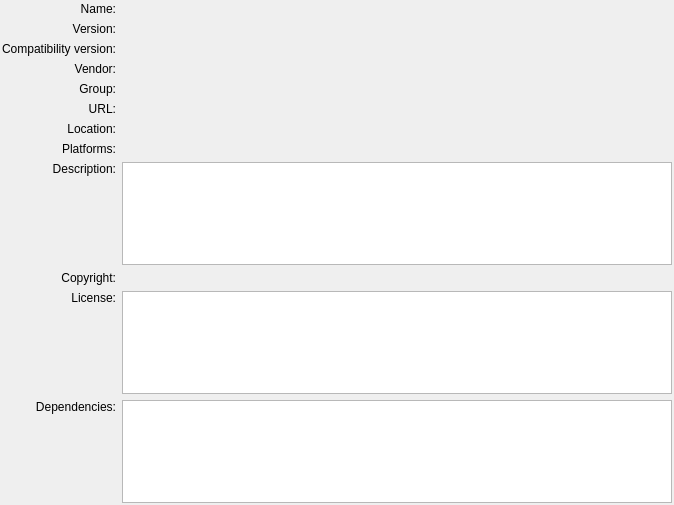
<?xml version="1.0" encoding="UTF-8"?>
<ui version="4.0">
 <class>Widgets::PluginDetailsView</class>
 <widget class="QWidget" name="Widgets::PluginDetailsView">
  <property name="geometry">
   <rect>
	<x>0</x>
	<y>0</y>
	<width>674</width>
	<height>505</height>
   </rect>
  </property>
  <layout class="QGridLayout">
   <property name="leftMargin">
	<number>2</number>
   </property>
   <property name="topMargin">
	<number>2</number>
   </property>
   <property name="rightMargin">
	<number>2</number>
   </property>
   <property name="bottomMargin">
	<number>2</number>
   </property>
   <item row="7" column="1">
	<widget class="QLabel" name="platforms"/>
   </item>
   <item row="8" column="0">
	<layout class="QVBoxLayout">
	 <item>
	  <widget class="QLabel" name="label_8">
	   <property name="text">
		<string>Description:</string>
	   </property>
	   <property name="alignment">
		<set>Qt::AlignRight|Qt::AlignTrailing|Qt::AlignVCenter</set>
	   </property>
	   <property name="textInteractionFlags">
		<set>Qt::LinksAccessibleByMouse|Qt::TextSelectableByMouse</set>
	   </property>
	  </widget>
	 </item>
	 <item>
	  <spacer>
	   <property name="orientation">
		<enum>Qt::Vertical</enum>
	   </property>
	   <property name="sizeHint" stdset="0">
		<size>
		 <width>20</width>
		 <height>40</height>
		</size>
	   </property>
	  </spacer>
	 </item>
	</layout>
   </item>
   <item row="1" column="1">
	<widget class="QLabel" name="version">
	 <property name="textInteractionFlags">
	  <set>Qt::LinksAccessibleByMouse|Qt::TextSelectableByMouse</set>
	 </property>
	</widget>
   </item>
   <item row="0" column="0">
	<widget class="QLabel" name="label">
	 <property name="text">
	  <string>Name:</string>
	 </property>
	 <property name="alignment">
	  <set>Qt::AlignRight|Qt::AlignTrailing|Qt::AlignVCenter</set>
	 </property>
	 <property name="textInteractionFlags">
	  <set>Qt::LinksAccessibleByMouse|Qt::TextSelectableByMouse</set>
	 </property>
	</widget>
   </item>
   <item row="2" column="0">
	<widget class="QLabel" name="label_3">
	 <property name="text">
	  <string>Compatibility version:</string>
	 </property>
	 <property name="alignment">
	  <set>Qt::AlignRight|Qt::AlignTrailing|Qt::AlignVCenter</set>
	 </property>
	 <property name="textInteractionFlags">
	  <set>Qt::LinksAccessibleByMouse|Qt::TextSelectableByMouse</set>
	 </property>
	</widget>
   </item>
   <item row="10" column="1">
	<widget class="QTextEdit" name="license">
	 <property name="tabChangesFocus">
	  <bool>true</bool>
	 </property>
	 <property name="readOnly">
	  <bool>true</bool>
	 </property>
	</widget>
   </item>
   <item row="11" column="0">
	<layout class="QVBoxLayout">
	 <item>
	  <widget class="QLabel" name="label_10">
	   <property name="text">
		<string>Dependencies:</string>
	   </property>
	   <property name="alignment">
		<set>Qt::AlignRight|Qt::AlignTrailing|Qt::AlignVCenter</set>
	   </property>
	   <property name="textInteractionFlags">
		<set>Qt::LinksAccessibleByMouse|Qt::TextSelectableByMouse</set>
	   </property>
	  </widget>
	 </item>
	 <item>
	  <spacer>
	   <property name="orientation">
		<enum>Qt::Vertical</enum>
	   </property>
	   <property name="sizeHint" stdset="0">
		<size>
		 <width>20</width>
		 <height>40</height>
		</size>
	   </property>
	  </spacer>
	 </item>
	</layout>
   </item>
   <item row="0" column="1">
	<widget class="QLabel" name="name">
	 <property name="textInteractionFlags">
	  <set>Qt::LinksAccessibleByMouse|Qt::TextSelectableByMouse</set>
	 </property>
	</widget>
   </item>
   <item row="1" column="0">
	<widget class="QLabel" name="label_2">
	 <property name="text">
	  <string>Version:</string>
	 </property>
	 <property name="alignment">
	  <set>Qt::AlignRight|Qt::AlignTrailing|Qt::AlignVCenter</set>
	 </property>
	 <property name="textInteractionFlags">
	  <set>Qt::LinksAccessibleByMouse|Qt::TextSelectableByMouse</set>
	 </property>
	</widget>
   </item>
   <item row="3" column="0">
	<widget class="QLabel" name="label_4">
	 <property name="text">
	  <string>Vendor:</string>
	 </property>
	 <property name="alignment">
	  <set>Qt::AlignRight|Qt::AlignTrailing|Qt::AlignVCenter</set>
	 </property>
	 <property name="textInteractionFlags">
	  <set>Qt::LinksAccessibleByMouse|Qt::TextSelectableByMouse</set>
	 </property>
	</widget>
   </item>
   <item row="11" column="1">
	<widget class="QListWidget" name="dependencies"/>
   </item>
   <item row="6" column="0">
	<widget class="QLabel" name="label_7">
	 <property name="text">
	  <string>Location:</string>
	 </property>
	 <property name="alignment">
	  <set>Qt::AlignRight|Qt::AlignTrailing|Qt::AlignVCenter</set>
	 </property>
	 <property name="textInteractionFlags">
	  <set>Qt::LinksAccessibleByMouse|Qt::TextSelectableByMouse</set>
	 </property>
	</widget>
   </item>
   <item row="6" column="1">
	<widget class="QLabel" name="location">
	 <property name="wordWrap">
	  <bool>false</bool>
	 </property>
	 <property name="textInteractionFlags">
	  <set>Qt::TextBrowserInteraction</set>
	 </property>
	</widget>
   </item>
   <item row="7" column="0">
	<widget class="QLabel" name="platformsDescriptionLabel">
	 <property name="text">
	  <string>Platforms:</string>
	 </property>
	 <property name="alignment">
	  <set>Qt::AlignRight|Qt::AlignTrailing|Qt::AlignVCenter</set>
	 </property>
	</widget>
   </item>
   <item row="5" column="0">
	<widget class="QLabel" name="label_6">
	 <property name="text">
	  <string>URL:</string>
	 </property>
	 <property name="alignment">
	  <set>Qt::AlignRight|Qt::AlignTrailing|Qt::AlignVCenter</set>
	 </property>
	 <property name="textInteractionFlags">
	  <set>Qt::LinksAccessibleByMouse|Qt::TextSelectableByMouse</set>
	 </property>
	</widget>
   </item>
   <item row="5" column="1">
	<widget class="QLabel" name="url">
	 <property name="openExternalLinks">
	  <bool>true</bool>
	 </property>
	 <property name="textInteractionFlags">
	  <set>Qt::TextBrowserInteraction</set>
	 </property>
	</widget>
   </item>
   <item row="3" column="1">
	<widget class="QLabel" name="vendor">
	 <property name="textInteractionFlags">
	  <set>Qt::LinksAccessibleByMouse|Qt::TextSelectableByMouse</set>
	 </property>
	</widget>
   </item>
   <item row="4" column="0">
	<widget class="QLabel" name="label_11">
	 <property name="text">
	  <string>Group:</string>
	 </property>
	 <property name="alignment">
	  <set>Qt::AlignRight|Qt::AlignTrailing|Qt::AlignVCenter</set>
	 </property>
	 <property name="textInteractionFlags">
	  <set>Qt::LinksAccessibleByMouse|Qt::TextSelectableByMouse</set>
	 </property>
	</widget>
   </item>
   <item row="2" column="1">
	<widget class="QLabel" name="compatVersion">
	 <property name="textInteractionFlags">
	  <set>Qt::LinksAccessibleByMouse|Qt::TextSelectableByMouse</set>
	 </property>
	</widget>
   </item>
   <item row="8" column="1">
	<widget class="QTextEdit" name="description">
	 <property name="tabChangesFocus">
	  <bool>true</bool>
	 </property>
	 <property name="readOnly">
	  <bool>true</bool>
	 </property>
	</widget>
   </item>
   <item row="9" column="0">
	<widget class="QLabel" name="label_5">
	 <property name="text">
	  <string>Copyright:</string>
	 </property>
	 <property name="alignment">
	  <set>Qt::AlignRight|Qt::AlignTrailing|Qt::AlignVCenter</set>
	 </property>
	 <property name="textInteractionFlags">
	  <set>Qt::LinksAccessibleByMouse|Qt::TextSelectableByMouse</set>
	 </property>
	</widget>
   </item>
   <item row="9" column="1">
	<widget class="QLabel" name="copyright">
	 <property name="textInteractionFlags">
	  <set>Qt::LinksAccessibleByMouse|Qt::TextSelectableByMouse</set>
	 </property>
	</widget>
   </item>
   <item row="10" column="0">
	<layout class="QVBoxLayout">
	 <item>
	  <widget class="QLabel" name="label_9">
	   <property name="text">
		<string>License:</string>
	   </property>
	   <property name="alignment">
		<set>Qt::AlignRight|Qt::AlignTrailing|Qt::AlignVCenter</set>
	   </property>
	   <property name="textInteractionFlags">
		<set>Qt::LinksAccessibleByMouse|Qt::TextSelectableByMouse</set>
	   </property>
	  </widget>
	 </item>
	 <item>
	  <spacer>
	   <property name="orientation">
		<enum>Qt::Vertical</enum>
	   </property>
	   <property name="sizeHint" stdset="0">
		<size>
		 <width>17</width>
		 <height>13</height>
		</size>
	   </property>
	  </spacer>
	 </item>
	</layout>
   </item>
   <item row="4" column="1">
	<widget class="QLabel" name="component">
	 <property name="text">
	  <string/>
	 </property>
	 <property name="textInteractionFlags">
	  <set>Qt::LinksAccessibleByMouse|Qt::TextSelectableByMouse</set>
	 </property>
	</widget>
   </item>
  </layout>
 </widget>
 <resources/>
 <connections/>
</ui>
